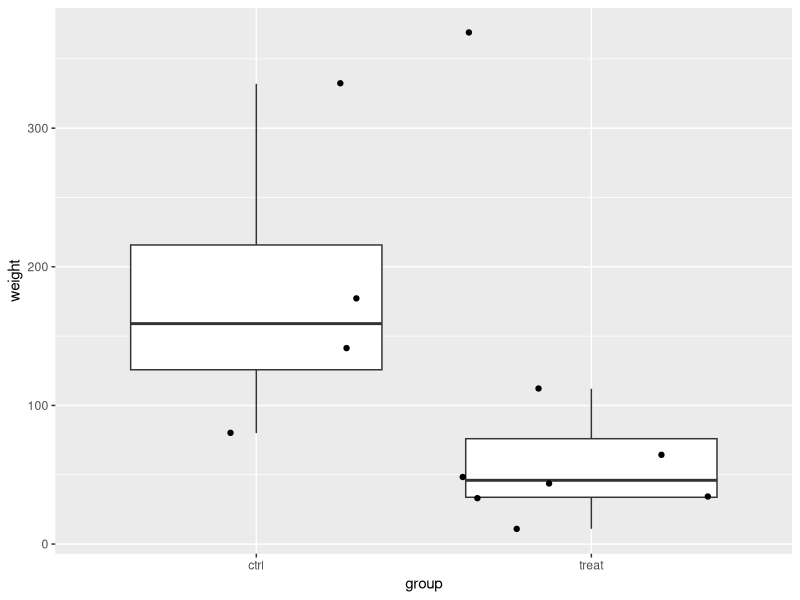
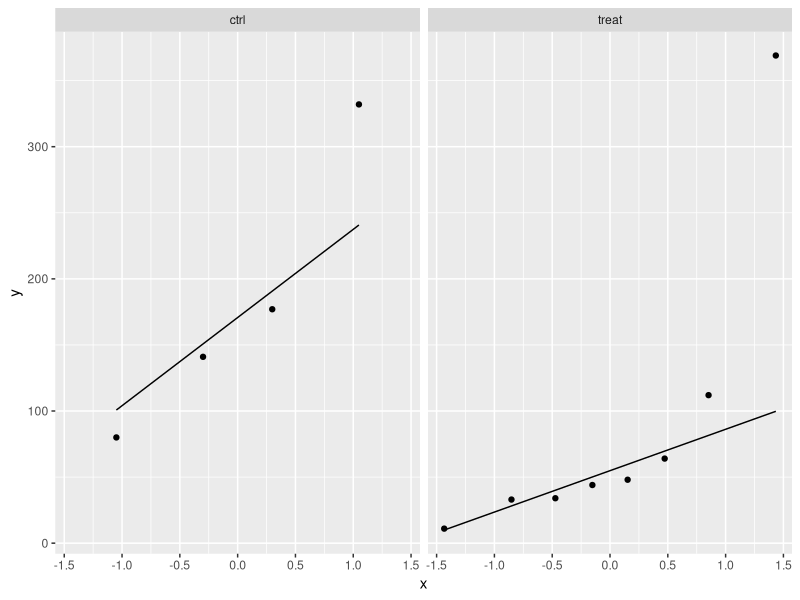
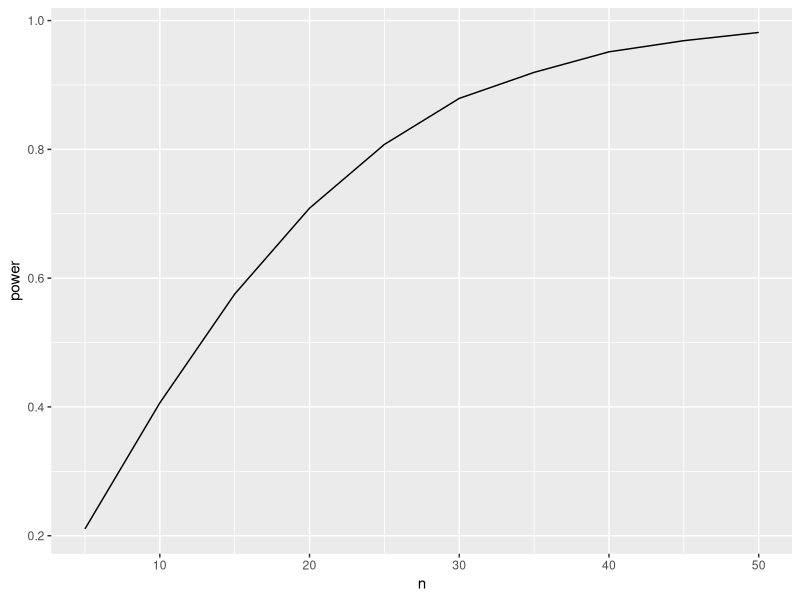
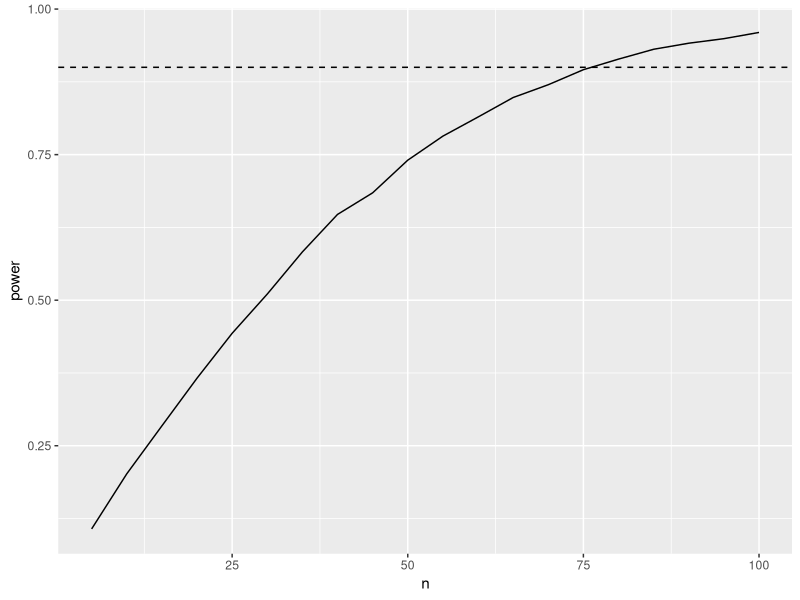

These figures' R source, in order:
## ---- chunk 1
library(tidyverse)
## ---- chunk 2
rodents <- data.frame(weight = c(11, 33, 48, 34, 112, 369, 64, 44, 177, 80, 141, 332), group = as.factor(c(rep("treat", 8), rep("ctrl", 4))))
rodents
## ---- chunk 3
rodents %>%
  ggplot(aes(x = group, y = weight)) +
  geom_boxplot(outlier.shape = NA) +
  geom_jitter()

rodents %>%
  ggplot(aes(sample = weight)) +
  geom_qq() +
  geom_qq_line() +
  facet_wrap(~group)
## ---- chunk 4
lm1 <- lm(weight ~ group, rodents)
summary(lm1)
## ---- chunk 5
simFast <- function(form, data, betas, sd, contrasts, alpha = .05, nSim = 10000) {
  ySim <- rnorm(nrow(data) * nSim, sd = sd)
  dim(ySim) <- c(nrow(data), nSim)
  design <- model.matrix(form, data)
  ySim <- ySim + c(design %*% betas)
  ySim <- t(ySim)

  ### Fitting
  fitAll <- limma::lmFit(ySim, design)

  ### Inference
  varUnscaled <- c(t(contrasts) %*% fitAll$cov.coefficients %*% contrasts)
  contrasts <- fitAll$coefficients %*% contrasts
  seContrasts <- varUnscaled^.5 * fitAll$sigma
  tstats <- contrasts / seContrasts
  pvals <- pt(abs(tstats), fitAll$df.residual, lower.tail = FALSE) * 2
  return(mean(pvals < alpha))
}
## ---- chunk 6
betas <- lm1$coefficients

nSim <- 10000
form <- ~group
sd <- sigma(lm1)
contrast <- limma::makeContrasts("grouptreat", levels = names(lm1$coefficients))
alpha <- 0.05

power <- simFast(form, rodents, betas, sd, contrasts = contrast, alpha = alpha, nSim = nSim)
power
## ---- chunk 7
betas <- lm1$coefficients
nSim <- 10000
form <- ~group
sd <- sigma(lm1)
contrast <- limma::makeContrasts("grouptreat", levels = names(lm1$coefficients))
n1 <- n2 <- nrow(rodents) / 2
predictorData <- data.frame(group = rep(c("ctrl", "treat"), c(n1, n2)) %>% as.factor())

powerBalanced <- simFast(form, predictorData, betas, sd, contrasts = contrast, alpha = alpha, nSim = nSim)
powerBalanced
## ---- chunk 8
sqrt(1 / sum(rodents$group == "treat") + 1 / sum(rodents$group == "ctrl"))
sqrt(1 / n1 + 1 / n1)
## ---- chunk 9
set.seed(1400)
betas <- lm1$coefficients
nSim <- 10000
form <- ~group
sd <- sigma(lm1)
power <- data.frame(n = seq(5, 50, 5), power = NA)
alpha <- 0.05
contrast <- limma::makeContrasts("grouptreat", levels = names(lm1$coefficients))

for (i in 1:nrow(power))
{
  n1 <- n2 <- power$n[i]
  predictorData <- data.frame(group = rep(c("ctrl", "treat"), c(n1, n2)) %>% as.factor())
  power$power[i] <- simFast(form, predictorData, betas, sd, contrasts = contrast, alpha = alpha, nSim = nSim)
}
power
## ---- chunk 10
power %>%
  ggplot(aes(x = n, y = power)) +
  geom_line()
## ---- chunk 11
power.t.test(delta = lm1$coef[2], sd = sigma(lm1), power = .9)
## ---- chunk 12
set.seed(1400)
betas <- c(0, 60)
nSim <- 10000
form <- ~group
sd <- sigma(lm1)
power2 <- data.frame(n = seq(5, 100, 5), power = NA)
alpha <- 0.05
contrast <- limma::makeContrasts("grouptreat", levels = names(lm1$coefficients))

for (i in 1:nrow(power2))
{
  n1 <- n2 <- power2$n[i]
  predictorData <- data.frame(group = rep(c("ctrl", "treat"), c(n1, n2)) %>% as.factor())
  power2$power[i] <- simFast(form, predictorData, betas, sd, contrasts = contrast, alpha = alpha, nSim = nSim)
}
power2
## ---- chunk 13
power2 %>%
  ggplot(aes(x = n, y = power)) +
  geom_line() +
  geom_hline(yintercept = .9, lty = 2)
## ---- chunk 14
b1 <- -60
power <- .9
power.t.test(d = b1, sd = sigma(lm1), type = "two.sample", power = power)
